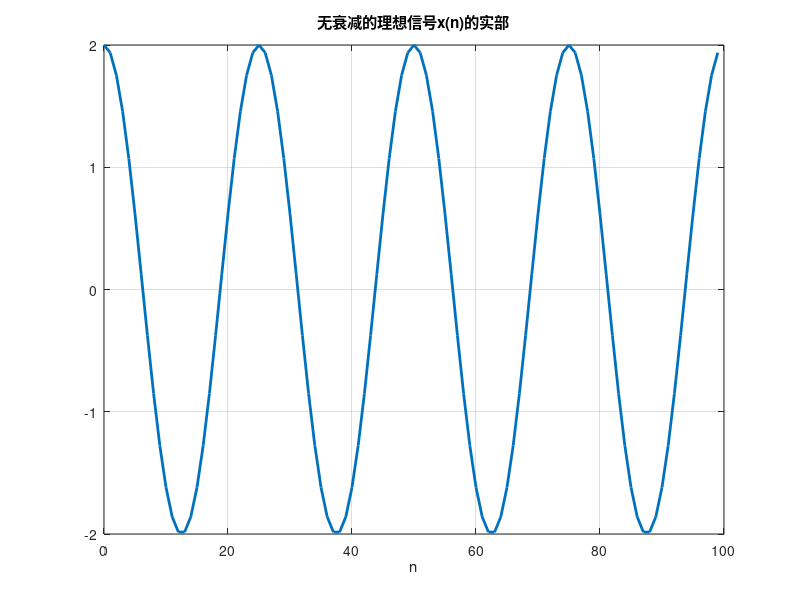

MATLAB code for this plot: (Note: this script raises an error after producing the figure.)
%% 比较当σ为0、σ较大、σ较小时损失函数曲面的形态
%% 令采样信号σ=0，p*=p=1
clear, clc
close all
w0 = 0.04*2*pi; % 初始化参数ω0
sgm0 = 0; % 令σ=0
A0 = 2; % 初始化参数A0
N = 100;
n = 0:N-1;
xn = exp(n(:)*(w0*1i-sgm0))*A0(:); % 采样信号

figure % 绘制无衰减信号x(n)
plot(n, real(xn),'LineWidth',2)
xlabel('n')
title('无衰减的理想信号x(n)的实部')
grid on

%% 
close all
theta0 = [w0; sgm0; A0]; % 选择一个中心点θ*
% ↓↓↓在以下修改方向向量δ和η的值↓↓↓
delta = [0.04; 0.006; 1];
eta = [0.01; 0.007; 2];
% ↑↑↑在以上修改方向向量δ和η的值↑↑↑
alpha = -1:0.01:1;
beta = alpha;
E = zeros(length(alpha),length(beta));
for k1 = 1:length(alpha)
    for k2 = 1:length(beta)
        theta_v = theta0+alpha(k1)*delta+beta(k2)*eta; % 加权平均得到参数θ(α,β)
        G = sig_gen_2D(theta_v,n); % 根据θ(α,β)产生的信号，即预测信号
        E(k1,k2) = norm(xn(:)-G(:),2); % 二维损失函数，为2-范数
    end
end
[ind1, ind2] = find(E == min(min(E)));

figure
subplot(1,2,1) % 绘制网格图
mesh(beta,alpha,E)
xlabel('\beta')
ylabel('\alpha')
title({'损失函数网格图'; 'p*=p=1, x(n)无衰减'} )
view(-30,10)
hold on
plot3(beta(ind2), alpha(ind1), E(ind1, ind2), 'ro', 'LineWidth', 2)
text(beta(ind2), alpha(ind1), E(ind1, ind2), ' \leftarrow 最优解', 'Color','red','FontSize',14)

subplot(1,2,2) % 绘制等高线图
contour(alpha,beta,E,LineWidth=2,ShowText="on")
xlabel('\beta')
ylabel('\alpha')
title({'损失函数等高线图'; 'p*=p=1, x(n)无衰减'} )
hold on
plot(beta(ind2), alpha(ind1), 'r*', 'LineWidth', 1)
text(beta(ind2), alpha(ind1),  ' \leftarrow 最优解', 'Color','red','FontSize',14)


%% 令采样信号σ=0.01，p*=p=1
clear,clc
close all
w0 = 0.04*2*pi; % 初始化参数ω0
sgm0 = 0.01; % 令σ=0.01
A0 = 2; % 初始化参数A0
N = 100;
n = 0:N-1;
xn = exp(n(:)*(w0*1i-sgm0))*A0(:); % 采样信号

figure % 绘制小衰减信号x(n)
plot(n, real(xn),LineWidth=2)
xlabel('n')
title('小衰减的理想信号x(n)的实部，σ=0.01')
grid on

%%
close all
theta0 = [w0; sgm0; A0]; % 选择一个中心点θ*
% ↓↓↓在以下修改方向向量δ和η的值↓↓↓
delta = [0.04; 0.006; 1];
eta = [0.01; 0.007; 2];
% ↑↑↑在以上修改方向向量δ和η的值↑↑↑
alpha = -1:0.01:1;
beta = alpha;
E = zeros(length(alpha),length(beta));
for k1 = 1:length(alpha)
    for k2 = 1:length(beta)
        theta_v = theta0+alpha(k1)*delta+beta(k2)*eta; % 加权平均得到参数θ(α,β)
        G = sig_gen_2D(theta_v,n); % 根据θ(α,β)产生的信号，即预测信号
        E(k1,k2) = norm(xn(:)-G(:),2); % 二维损失函数，为2-范数
    end
end
[ind1, ind2] = find(E == min(min(E)));

figure
subplot(1,2,1) % 绘制网格图
mesh(beta,alpha,E)
xlabel('\beta')
ylabel('\alpha')
title({'损失函数网格图'; 'p*=p=1, σ=0.01'} )
view(-30,10)
hold on
plot3(beta(ind2), alpha(ind1), E(ind1, ind2), 'ro', 'LineWidth', 2)
text(beta(ind2), alpha(ind1), E(ind1, ind2), ' \leftarrow 最优解', 'Color','red','FontSize',14)

subplot(1,2,2) % 绘制等高线图
contour(alpha,beta,E,LineWidth=2,ShowText="on")
xlabel('\beta')
ylabel('\alpha')
title({'损失函数等高线图'; 'p*=p=1, 衰减因子σ=0.01, 小衰减'} )
hold on
plot(beta(ind2), alpha(ind1), 'r*', 'LineWidth', 1)
text(beta(ind2), alpha(ind1),  ' \leftarrow 最优解', 'Color','red','FontSize',14)




%% 令采样信号σ=0.1，p*=p=1
clear,clc
close all
w0 = 0.01*2*pi; % 初始化参数ω0
sgm0 = 0.1; % 令σ=0.5
A0 = 2; % 初始化参数A0
N = 100;
n = 0:N-1;
xn = exp(n(:)*(w0*1i-sgm0))*A0(:); % 采样信号

figure % 绘制大衰减信号x(n)
plot(n, real(xn),LineWidth=2)
xlabel('n')
title('大衰减的理想信号x(n)的实部，σ=0.1')
grid on

%%
close all
theta0 = [w0; sgm0; A0]; % 选择一个中心点θ*
% ↓↓↓在以下修改方向向量δ和η的值↓↓↓
delta = [0.04; 0.006; 1];
eta = [0.01; 0.007; 2];
% ↑↑↑在以上修改方向向量δ和η的值↑↑↑
alpha = -1:0.01:1;
beta = alpha;
E = zeros(length(alpha),length(beta));
for k1 = 1:length(alpha)
    for k2 = 1:length(beta)
        theta_v = theta0+alpha(k1)*delta+beta(k2)*eta; % 加权平均得到参数θ(α,β)
        G = sig_gen_2D(theta_v,n); % 根据θ(α,β)产生的信号，即预测信号
        E(k1,k2) = norm(xn(:)-G(:),2); % 二维损失函数，为2-范数
    end
end
[ind1, ind2] = find(E == min(min(E)));

figure
subplot(1,2,1) % 绘制网格图
mesh(beta,alpha,E)
xlabel('\beta')
ylabel('\alpha')
title({'损失函数网格图'; 'p*=p=1, 衰减因子σ=0.1, 大衰减'} )
view(-30,10)
hold on
plot3(beta(ind2), alpha(ind1), E(ind1, ind2), 'ro', 'LineWidth', 2)
text(beta(ind2), alpha(ind1), E(ind1, ind2), ' \leftarrow 最优解', 'Color','red','FontSize',14)

subplot(1,2,2) % 绘制等高线图
contour(alpha,beta,E,LineWidth=2,ShowText="on")
xlabel('\beta')
ylabel('\alpha')
title({'损失函数等高线图'; 'p*=p=1, 衰减因子σ=0.1, 大衰减'} )
hold on
plot(beta(ind2), alpha(ind1), 'r*', 'LineWidth', 1)
text(beta(ind2), alpha(ind1),  ' \leftarrow 最优解', 'Color','red','FontSize',14)





%% 令采样信号σ=0，p*=p=2
clear, clc
close all
w0 = [0.02, 0.05]*2*pi;
sgm0 = [0, 0]; % 修改衰减系数
A0 = [2, 4];
N = 100;
n = 0:N-1;
xn = A0*exp((w0(:)*1i-sgm0(:))*n); % 采样信号
% A0维度1*2，w0和sgm0展成2*1的列向量，n的维度1*100，矩阵乘法得到x(n)维度1*100
% 实现的是x(n)为求和信号

figure % 绘制无衰减信号x(n)
plot(n, real(xn),LineWidth=2)
xlabel('n')
title('无衰减的理想信号x(n)的实部')
% title({'小衰减的理想信号x(n)的实部'; 'σ_1=0.01，σ_2=0.03'})
% title({'大衰减的理想信号x(n)的实部'; 'σ_1=0.1，σ_2=0.15'})
grid on

%%
close all
theta0 = [w0(:); sgm0(:); A0(:)]; % 选择一个中心点θ*
% 此时p*=2；θ*的维数6*1

% ↓↓↓在以下修改方向向量δ和η的值↓↓↓
delta = [0.5; 0.8; 0.001; 0.003; 1; 0.7];
eta = [0.7; 0.4; 0.002; 0.008; 0.5; 0.6];
% ↑↑↑在以上修改方向向量δ和η的值↑↑↑

alpha = -1:0.01:1;
beta = alpha;
E = zeros(length(alpha),length(beta));
THETA = zeros(length(alpha),length(beta), 6);
for k1 = 1:length(alpha)
    for k2 = 1:length(beta)
        theta_v = theta0+alpha(k1)*delta+beta(k2)*eta; % 加权平均得到参数θ(α,β)
        THETA(k1, k2, 1) = theta_v(1);
        THETA(k1, k2, 2) = theta_v(2);
        THETA(k1, k2, 3) = theta_v(3);
        THETA(k1, k2, 4) = theta_v(4);
        THETA(k1, k2, 5) = theta_v(5);
        THETA(k1, k2, 6) = theta_v(6);
        G = sig_gen_p2(theta_v,n); % 根据θ(α,β)产生的信号，即估计值
        E(k1,k2) = norm(xn(:)-G(:),2); % 二维损失函数，为2-范数
    end
end
[ind1, ind2] = find(E == min(min(E)));

figure
subplot(1,2,1) % 绘制网格图
mesh(beta,alpha,E)
xlabel('\beta')
ylabel('\alpha')
title({'损失函数网格图'; 'p*=p=2, x(n)无衰减'} )
% title({'损失函数网格图'; 'p*=p=2, x(n)小衰减, σ_1=0.01，σ_2=0.03'} )
% title({'损失函数网格图'; 'p*=p=2, x(n)大衰减, σ_1=0.1，σ_2=0.15'} )
view(-30,10)
hold on
plot3(beta(ind2), alpha(ind1), E(ind1, ind2), 'ro', 'LineWidth', 2)
text(beta(ind2), alpha(ind1), E(ind1, ind2), ' \leftarrow 最优解', 'Color','red','FontSize',14)

subplot(1,2,2) % 绘制等高线图
contour(alpha,beta,E,LineWidth=1.2,ShowText="on")
xlabel('\beta')
ylabel('\alpha')
title({'损失函数等高线图'; 'p*=p=2, x(n)无衰减'} )
% title({'损失函数等高线图'; 'p*=p=2, x(n)小衰减, σ_1=0.01，σ_2=0.03'} )
% title({'损失函数等高线图'; 'p*=p=2, x(n)大衰减, σ_1=0.1，σ_2=0.15'} )
hold on
plot(beta(ind2), alpha(ind1), 'r*', 'LineWidth', 1)
text(beta(ind2), alpha(ind1),  ' \leftarrow 最优解', 'Color','red','FontSize',14)







